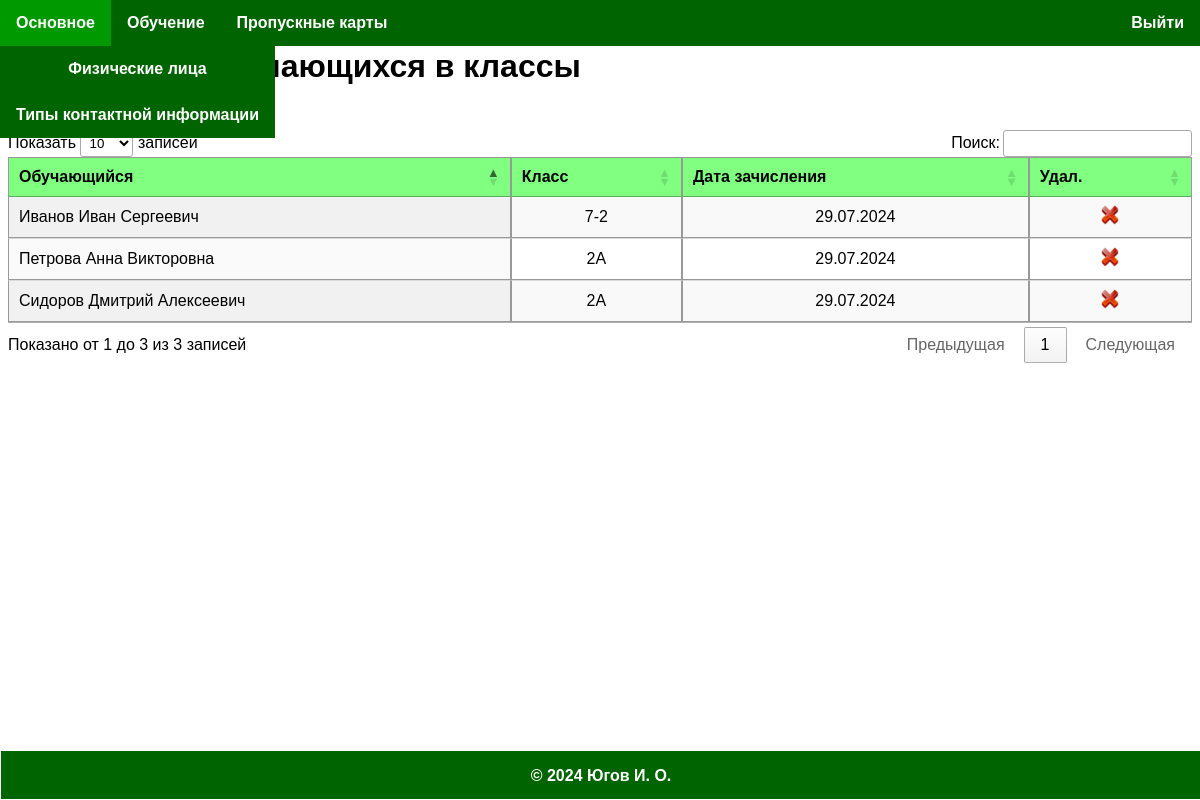
The page /classes/class_group_enrollment/list/ (signed in) on the database its author committed.
### classes/models.py (models this page shows, shortened)
class ClassGroupEnrollment(models.Model):
    student = models.ForeignKey(Student, null=True, on_delete=models.PROTECT, verbose_name='Обучающийся', related_name='class_group_enrollments')
    """Обучающийся."""
    class_group = models.ForeignKey(ClassGroup, null=True, on_delete=models.PROTECT, verbose_name='Класс')
    """Класс (группа обучающихся)."""
    enrollment_date = models.DateField(_('Дата зачисления'), default=now)
    """Дата зачисления."""
    class Meta:
        verbose_name = _("Зачисление обучающегося в класс")
        verbose_name_plural = _("Зачисления обучающихся в классы")

class Student(models.Model):
    individual = models.OneToOneField(Individual, on_delete=models.PROTECT, related_name='student', verbose_name='Физическое лицо')
    """Физическое лицо."""
    class Meta:
        verbose_name = _('Обучающийся')
        verbose_name_plural = _('Обучающиеся')
    @property
    def title_without_status(self):
        return f'{self.individual.title_without_status}'
    def __str__(self):
        return f'{self.title_without_status}'

class ClassGroup(models.Model):
    grade = models.IntegerField(_("Параллель"), default=0)
    """Параллель."""
    label = models.CharField(_("Литера"), max_length=1, default='', blank=True, null=True)
    """Литера."""
    class Meta:
        verbose_name = _("Класс")
        verbose_name_plural = _("Классы")
    def __str__(self):
        if self.label in (x for x in '0123456789'):
            return f'{self.grade}-{self.label}'
        else:
            return f'{self.grade}{self.label}'

### base/models.py (models this page shows, shortened)
class Individual(models.Model):
    GENDER_CHOICES = [
        ('Ж', 'Женский'),
        ('M', 'Мужской'),
        ('-', 'Не указан'),
    ]
    '''Пол (значения).'''
    last_name = models.CharField(_("Фамилия"), max_length=50)
    '''Фамилия.'''
    first_name = models.CharField(_("Имя"), max_length=50)
    '''Имя.'''
    patronymic = models.CharField(_("Отчество"), max_length=50, blank=True, null=True)
    '''Отчество.'''
    gender = models.CharField(_("Пол"), max_length=1, choices=GENDER_CHOICES, default='-')
    '''Пол.'''
    birth_date = models.DateField(_("Дата рождения"), blank=True, null=True)
    '''Дата рождения.'''
    social_insurance_number = models.CharField(
        _("СНИЛС"),
        max_length=14,
        validators=[social_insurance_number_validator],
        blank=True, null=True, unique=True
    )
    '''СНИЛС.'''
    class Meta:
        verbose_name = _("Физическое лицо")
        verbose_name_plural = _("Физические лица")
    @property
    def title_without_status(self):
        result = f'{self.last_name} {self.first_name}'
        if self.patronymic != '':
            result += f' {self.patronymic}'
        return result.strip()

### classes/views.py (the view)
# urls.py: path('class_group_enrollment/list/', views.class_group_enrollment_list, name='class_group_enrollment_list'),
@login_required(login_url='/login/')
def class_group_enrollment_list(request):
    class_group_enrollments = ClassGroupEnrollment.objects.all()
    return render(request, 'entities/class_group_enrollment/list.html', {'username': request.user.username, 'class_group_enrollment_list': class_group_enrollments})

### templates/entities/class_group_enrollment/list.html (shortened to what this page needs)
{% extends 'base.html' %}
{% load static %}
{% block content %}
    <h1>Зачисления обучающихся в классы</h1>
    <div id="resizable-container" data-container-id="class_group_enrollment-1">
        <a href="{% url 'class_group_enrollment_new' %}"><img class="action-icon" src="{% static 'icons/add.png' %}" alt="Создать"></a>
        <table class="catalog-items display" id="myTable" data-table-id="class_group_enrollment-1">
            <thead>
                <tr>
                    <th class="resizable-th">Обучающийся</th>
                    <th class="resizable-th">Класс</th>
                    <th class="resizable-th">Дата зачисления</th>
                    <th class="resizable-th">Удал.</th>
                </tr>
            </thead>
            <tbody>
                {% for class_group_enrollment in class_group_enrollment_list %}
                <tr class="{% cycle 'odd' 'even' %}" onclick="window.location.href='{% url 'class_group_enrollment_edit' class_group_enrollment.pk %}'">
                    <td class="cell-text">{{ class_group_enrollment.student }}</td>
                    <td class="cell-label">{{ class_group_enrollment.class_group }}</td>
                    <td class="cell-label">{{ class_group_enrollment.enrollment_date | date:"d.m.Y" }}</td>
                    <td class="cell-button"><a href="{% url 'class_group_enrollment_delete' class_group_enrollment.pk %}"><img class="action-icon" src="{% static 'icons/delete.png' %}" alt="Удалить"></a></td>
                </tr>
                {% endfor %}
            </tbody>
        </table>
    </div>
{% endblock %}

### templates/static/css/main.css (style rules this page uses)
body { font-family: Arial, sans-serif; }
.catalog-items { border-collapse: collapse; }
.catalog-items th, .catalog-items td { padding: 2px 8px; border: 1px solid #999; }
.catalog-items tbody tr { cursor: pointer; }
.catalog-items th { background-color: #80ff80; font-weight: bold; text-align: center; }
.catalog-items td { text-align: left; }
.catalog-items .cell-text { text-align: left; }
.catalog-items .cell-date, .catalog-items .cell-label, .catalog-items .cell-button { text-align: center; }
.action-icon { height: 20px; width: 20px; }

### rows shown on the page
ClassGroupEnrollment: student "Петрова Анна Викторовна", class_group "2А", enrollment_date "29.07.2024"
ClassGroupEnrollment: student "Иванов Иван Сергеевич", class_group "7-2", enrollment_date "29.07.2024"
ClassGroupEnrollment: student "Сидоров Дмитрий Алексеевич", class_group "2А", enrollment_date "29.07.2024"
